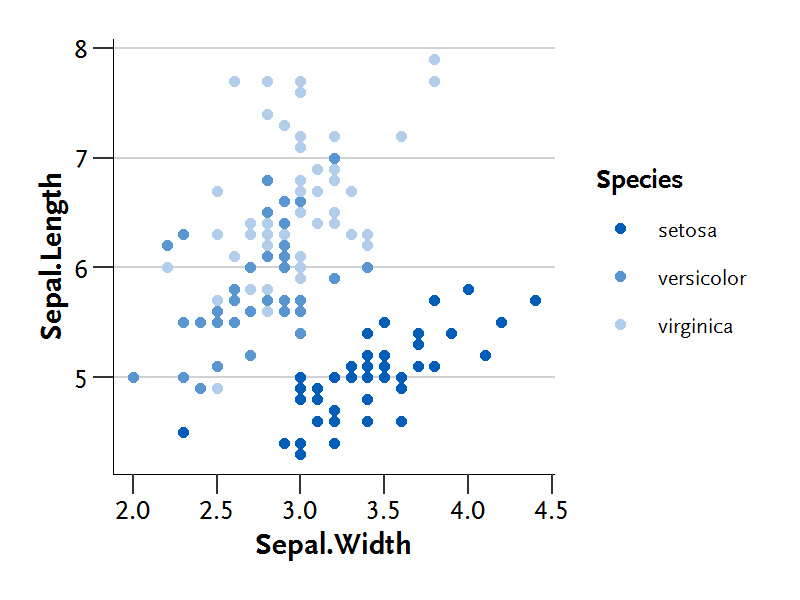

Recreate this plot in R.
library("rkicolors")
library("ggplot2")
library("extrafont")
ggplot(iris, aes(Sepal.Width, Sepal.Length, color = Species)) +   geom_point() +
theme_rki(base_family="ScalaSansLF-Regular", bold_family="ScalaSansLF-Bold", base_size = 10) +
scale_color_rki()
ggsave("inst/doc/example_plot.png", dpi=200, width = 4, height=3)
